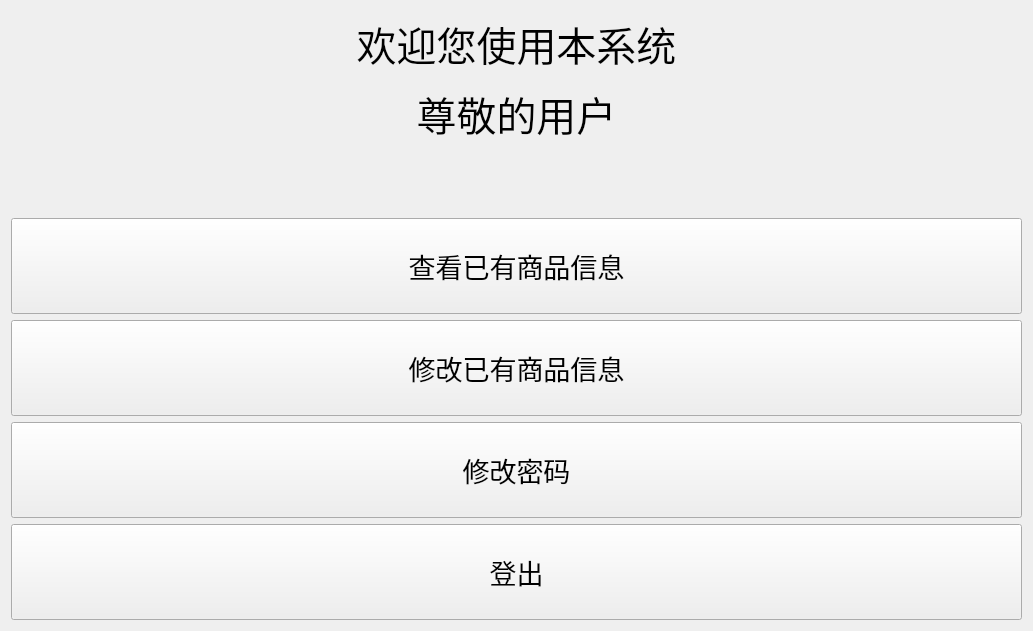
<?xml version="1.0" encoding="UTF-8"?>
<ui version="4.0">
 <class>spworkinterface</class>
 <widget class="QWidget" name="spworkinterface">
  <property name="geometry">
   <rect>
    <x>0</x>
    <y>0</y>
    <width>1033</width>
    <height>631</height>
   </rect>
  </property>
  <property name="windowTitle">
   <string>Form</string>
  </property>
  <layout class="QVBoxLayout" name="verticalLayout_4">
   <item>
    <layout class="QVBoxLayout" name="verticalLayout_3" stretch="2,1,6">
     <item>
      <layout class="QVBoxLayout" name="verticalLayout_2">
       <item>
        <widget class="QLabel" name="label">
         <property name="font">
          <font>
           <family>新宋体</family>
           <pointsize>30</pointsize>
          </font>
         </property>
         <property name="text">
          <string>欢迎您使用本系统</string>
         </property>
         <property name="alignment">
          <set>Qt::AlignCenter</set>
         </property>
        </widget>
       </item>
       <item>
        <widget class="QLabel" name="label_2">
         <property name="font">
          <font>
           <pointsize>30</pointsize>
          </font>
         </property>
         <property name="text">
          <string>尊敬的用户</string>
         </property>
         <property name="alignment">
          <set>Qt::AlignCenter</set>
         </property>
        </widget>
       </item>
      </layout>
     </item>
     <item>
      <spacer name="verticalSpacer">
       <property name="orientation">
        <enum>Qt::Vertical</enum>
       </property>
       <property name="sizeHint" stdset="0">
        <size>
         <width>20</width>
         <height>40</height>
        </size>
       </property>
      </spacer>
     </item>
     <item>
      <layout class="QVBoxLayout" name="verticalLayout">
       <item>
        <widget class="QPushButton" name="pbtShowItems">
         <property name="sizePolicy">
          <sizepolicy hsizetype="Minimum" vsizetype="Preferred">
           <horstretch>0</horstretch>
           <verstretch>0</verstretch>
          </sizepolicy>
         </property>
         <property name="font">
          <font>
           <pointsize>20</pointsize>
          </font>
         </property>
         <property name="text">
          <string>查看已有商品信息</string>
         </property>
        </widget>
       </item>
       <item>
        <widget class="QPushButton" name="pbtChangeItems">
         <property name="sizePolicy">
          <sizepolicy hsizetype="Minimum" vsizetype="Preferred">
           <horstretch>0</horstretch>
           <verstretch>0</verstretch>
          </sizepolicy>
         </property>
         <property name="font">
          <font>
           <pointsize>20</pointsize>
          </font>
         </property>
         <property name="text">
          <string>修改已有商品信息</string>
         </property>
        </widget>
       </item>
       <item>
        <widget class="QPushButton" name="pbtChangepwd">
         <property name="sizePolicy">
          <sizepolicy hsizetype="Minimum" vsizetype="Preferred">
           <horstretch>0</horstretch>
           <verstretch>0</verstretch>
          </sizepolicy>
         </property>
         <property name="font">
          <font>
           <pointsize>20</pointsize>
          </font>
         </property>
         <property name="text">
          <string>修改密码</string>
         </property>
        </widget>
       </item>
       <item>
        <widget class="QPushButton" name="pbtexit">
         <property name="sizePolicy">
          <sizepolicy hsizetype="Minimum" vsizetype="Preferred">
           <horstretch>0</horstretch>
           <verstretch>0</verstretch>
          </sizepolicy>
         </property>
         <property name="font">
          <font>
           <pointsize>20</pointsize>
          </font>
         </property>
         <property name="text">
          <string>登出</string>
         </property>
        </widget>
       </item>
      </layout>
     </item>
    </layout>
   </item>
  </layout>
 </widget>
 <resources/>
 <connections/>
</ui>
